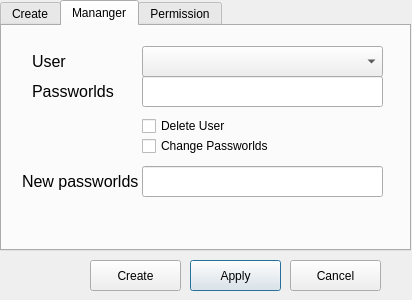
<?xml version="1.0" encoding="UTF-8"?>
<ui version="4.0">
 <class>Admin</class>
 <widget class="QDialog" name="Admin">
  <property name="geometry">
   <rect>
    <x>0</x>
    <y>0</y>
    <width>412</width>
    <height>300</height>
   </rect>
  </property>
  <property name="windowTitle">
   <string>Account Management</string>
  </property>
  <widget class="QTabWidget" name="tabWidget">
   <property name="geometry">
    <rect>
     <x>0</x>
     <y>0</y>
     <width>411</width>
     <height>251</height>
    </rect>
   </property>
   <property name="currentIndex">
    <number>1</number>
   </property>
   <widget class="QWidget" name="createTab">
    <attribute name="title">
     <string>Create</string>
    </attribute>
    <widget class="QLineEdit" name="create_passEdit">
     <property name="geometry">
      <rect>
       <x>140</x>
       <y>50</y>
       <width>241</width>
       <height>31</height>
      </rect>
     </property>
    </widget>
    <widget class="QLabel" name="label">
     <property name="geometry">
      <rect>
       <x>30</x>
       <y>20</y>
       <width>41</width>
       <height>31</height>
      </rect>
     </property>
     <property name="text">
      <string>&lt;html&gt;&lt;head/&gt;&lt;body&gt;&lt;p&gt;&lt;span style=&quot; font-size:12pt;&quot;&gt;User&lt;/span&gt;&lt;/p&gt;&lt;/body&gt;&lt;/html&gt;</string>
     </property>
    </widget>
    <widget class="QLabel" name="label_2">
     <property name="geometry">
      <rect>
       <x>30</x>
       <y>50</y>
       <width>91</width>
       <height>31</height>
      </rect>
     </property>
     <property name="text">
      <string>&lt;html&gt;&lt;head/&gt;&lt;body&gt;&lt;p&gt;&lt;span style=&quot; font-size:12pt;&quot;&gt;Passworlds&lt;/span&gt;&lt;/p&gt;&lt;/body&gt;&lt;/html&gt;</string>
     </property>
    </widget>
    <widget class="QTextEdit" name="descriptionEdit">
     <property name="geometry">
      <rect>
       <x>140</x>
       <y>100</y>
       <width>241</width>
       <height>101</height>
      </rect>
     </property>
    </widget>
    <widget class="QLabel" name="label_3">
     <property name="geometry">
      <rect>
       <x>30</x>
       <y>100</y>
       <width>91</width>
       <height>31</height>
      </rect>
     </property>
     <property name="text">
      <string>&lt;html&gt;&lt;head/&gt;&lt;body&gt;&lt;p&gt;&lt;span style=&quot; font-size:12pt;&quot;&gt;Description&lt;/span&gt;&lt;/p&gt;&lt;/body&gt;&lt;/html&gt;</string>
     </property>
    </widget>
    <widget class="QLineEdit" name="uerEdit">
     <property name="geometry">
      <rect>
       <x>140</x>
       <y>20</y>
       <width>241</width>
       <height>31</height>
      </rect>
     </property>
    </widget>
   </widget>
   <widget class="QWidget" name="managerTab">
    <attribute name="title">
     <string>Mananger</string>
    </attribute>
    <widget class="QLabel" name="label_4">
     <property name="geometry">
      <rect>
       <x>30</x>
       <y>20</y>
       <width>41</width>
       <height>31</height>
      </rect>
     </property>
     <property name="text">
      <string>&lt;html&gt;&lt;head/&gt;&lt;body&gt;&lt;p&gt;&lt;span style=&quot; font-size:12pt;&quot;&gt;User&lt;/span&gt;&lt;/p&gt;&lt;/body&gt;&lt;/html&gt;</string>
     </property>
    </widget>
    <widget class="QComboBox" name="userBox_1">
     <property name="geometry">
      <rect>
       <x>140</x>
       <y>20</y>
       <width>241</width>
       <height>31</height>
      </rect>
     </property>
    </widget>
    <widget class="QLineEdit" name="passEdit">
     <property name="geometry">
      <rect>
       <x>140</x>
       <y>50</y>
       <width>241</width>
       <height>31</height>
      </rect>
     </property>
    </widget>
    <widget class="QLabel" name="label_5">
     <property name="geometry">
      <rect>
       <x>30</x>
       <y>50</y>
       <width>91</width>
       <height>31</height>
      </rect>
     </property>
     <property name="text">
      <string>&lt;html&gt;&lt;head/&gt;&lt;body&gt;&lt;p&gt;&lt;span style=&quot; font-size:12pt;&quot;&gt;Passworlds&lt;/span&gt;&lt;/p&gt;&lt;/body&gt;&lt;/html&gt;</string>
     </property>
    </widget>
    <widget class="QCheckBox" name="change_passBox">
     <property name="geometry">
      <rect>
       <x>140</x>
       <y>110</y>
       <width>151</width>
       <height>20</height>
      </rect>
     </property>
     <property name="text">
      <string>Change Passworlds</string>
     </property>
    </widget>
    <widget class="QCheckBox" name="deleteBox">
     <property name="geometry">
      <rect>
       <x>140</x>
       <y>90</y>
       <width>101</width>
       <height>20</height>
      </rect>
     </property>
     <property name="text">
      <string>Delete User</string>
     </property>
    </widget>
    <widget class="QLineEdit" name="new_passEdit">
     <property name="geometry">
      <rect>
       <x>140</x>
       <y>140</y>
       <width>241</width>
       <height>31</height>
      </rect>
     </property>
    </widget>
    <widget class="QLabel" name="label_7">
     <property name="geometry">
      <rect>
       <x>20</x>
       <y>140</y>
       <width>121</width>
       <height>31</height>
      </rect>
     </property>
     <property name="text">
      <string>&lt;html&gt;&lt;head/&gt;&lt;body&gt;&lt;p&gt;&lt;span style=&quot; font-size:12pt;&quot;&gt;New passworlds&lt;/span&gt;&lt;/p&gt;&lt;/body&gt;&lt;/html&gt;</string>
     </property>
    </widget>
   </widget>
   <widget class="QWidget" name="permissionTab">
    <attribute name="title">
     <string>Permission</string>
    </attribute>
    <widget class="QLabel" name="label_6">
     <property name="geometry">
      <rect>
       <x>30</x>
       <y>20</y>
       <width>41</width>
       <height>31</height>
      </rect>
     </property>
     <property name="text">
      <string>&lt;html&gt;&lt;head/&gt;&lt;body&gt;&lt;p&gt;&lt;span style=&quot; font-size:12pt;&quot;&gt;User&lt;/span&gt;&lt;/p&gt;&lt;/body&gt;&lt;/html&gt;</string>
     </property>
    </widget>
    <widget class="QComboBox" name="userBox_2">
     <property name="geometry">
      <rect>
       <x>140</x>
       <y>20</y>
       <width>241</width>
       <height>31</height>
      </rect>
     </property>
    </widget>
    <widget class="QCheckBox" name="adminBox">
     <property name="geometry">
      <rect>
       <x>140</x>
       <y>70</y>
       <width>121</width>
       <height>20</height>
      </rect>
     </property>
     <property name="text">
      <string>Administrator</string>
     </property>
    </widget>
    <widget class="QCheckBox" name="opBox">
     <property name="geometry">
      <rect>
       <x>140</x>
       <y>90</y>
       <width>151</width>
       <height>20</height>
      </rect>
     </property>
     <property name="text">
      <string>Operation</string>
     </property>
    </widget>
   </widget>
  </widget>
  <widget class="QPushButton" name="applyBtn">
   <property name="geometry">
    <rect>
     <x>190</x>
     <y>260</y>
     <width>91</width>
     <height>31</height>
    </rect>
   </property>
   <property name="text">
    <string>Apply</string>
   </property>
  </widget>
  <widget class="QPushButton" name="cancelBtn">
   <property name="geometry">
    <rect>
     <x>290</x>
     <y>260</y>
     <width>91</width>
     <height>31</height>
    </rect>
   </property>
   <property name="text">
    <string>Cancel</string>
   </property>
  </widget>
  <widget class="QPushButton" name="createBtn">
   <property name="geometry">
    <rect>
     <x>90</x>
     <y>260</y>
     <width>91</width>
     <height>31</height>
    </rect>
   </property>
   <property name="text">
    <string>Create</string>
   </property>
  </widget>
 </widget>
 <resources/>
 <connections/>
</ui>
